Frame 1 (no input): blank canvas, image omitted
Frame 60 (no input): blank canvas, image omitted
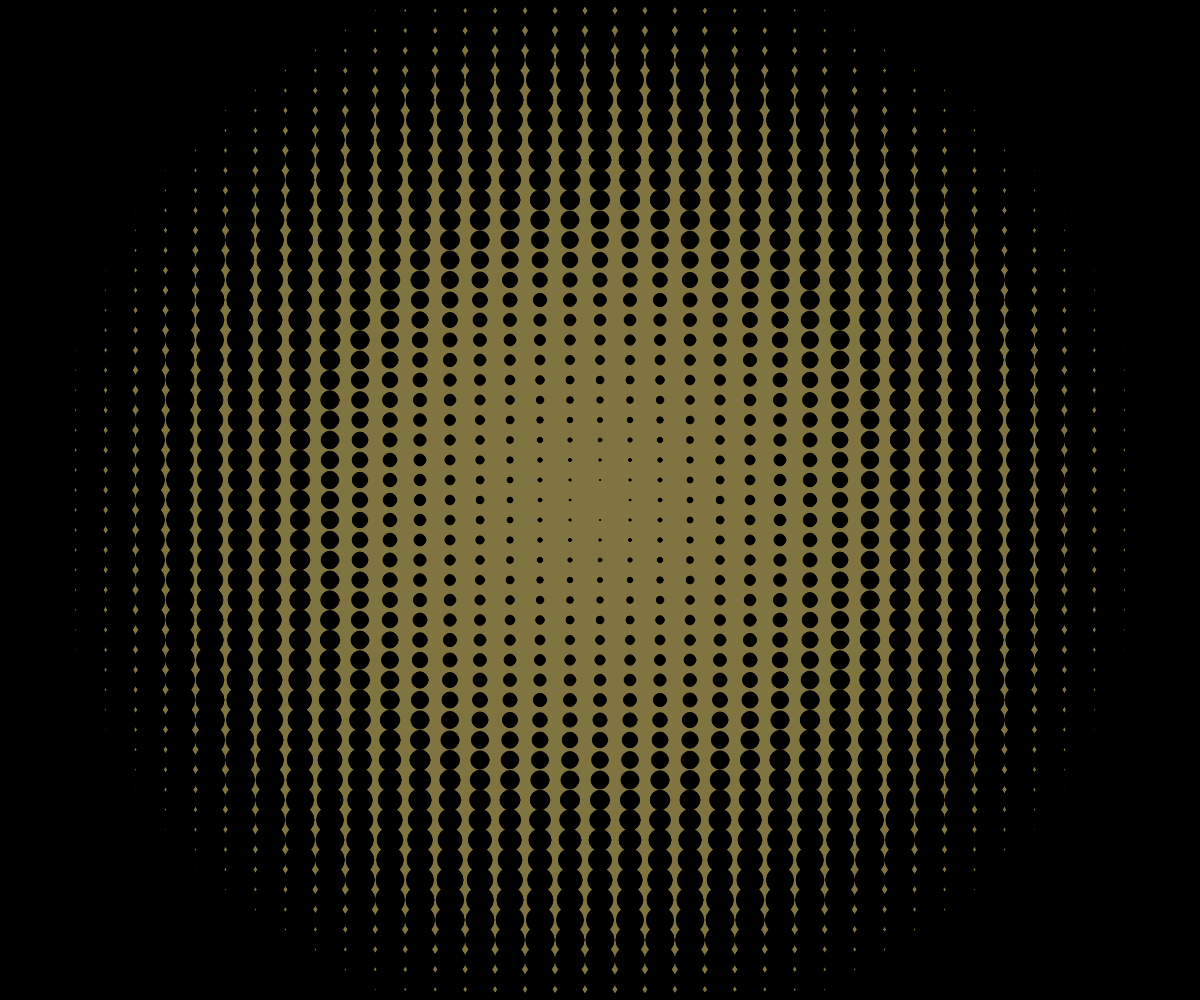
Frame 120 (the mouse pressed at the canvas centre since frame 60)

The p5.js sketch whose frames 1 and 60 were blank and that drew this single picture after the mouse press (run headless with seeded random() and noise() and a simulated clock; from frame 60 on, the mouse is pressed at the canvas centre):

// p5.js sketch
// ── sketch.js
let max_distance;
function setup(){
	      canvasWidth = window.innerWidth,
      canvasHeight = window.innerHeight;

  createCanvas(canvasWidth,canvasHeight);
   angleMode(DEGREES)
  colorMode(HSB)
  rectMode(CENTER)
  ellipseMode(CENTER)
  textAlign(CENTER, CENTER)
  smooth()

  max_distance = dist(0, 0, width, height)
}
function draw() {
  background(map(mouseX, 0, width, 0, 100), map(mouseY, 0, height, 0, 100), map(mouseX + mouseY, 0, width + height, 0, 100))

  for (let i = 0; i <= width + 30; i += 30) {
    for (let j = 0; j <= height + 20; j += 20) {
      let size = dist(mouseX, mouseY, i, j)
      size = (size / max_distance) * 100
      fill(0)

      circle(i, j, size)
    }
  }
}
